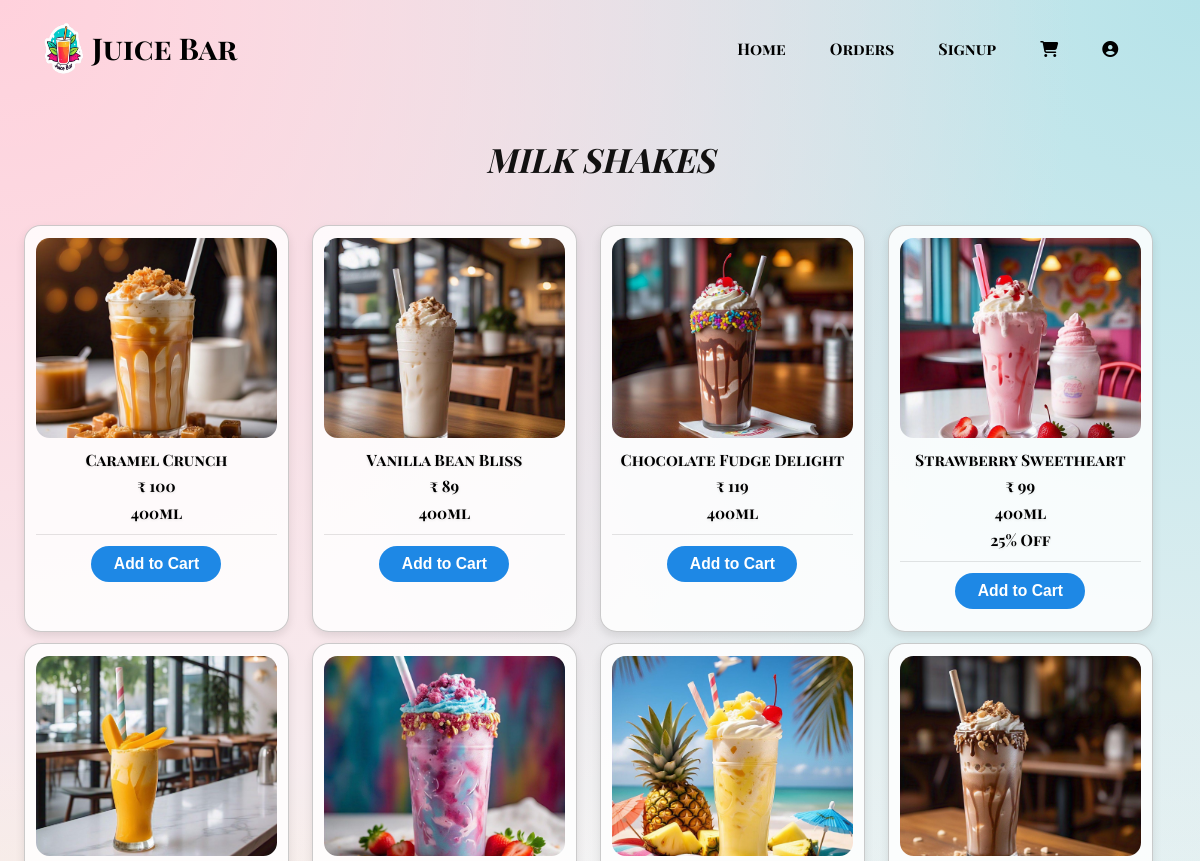
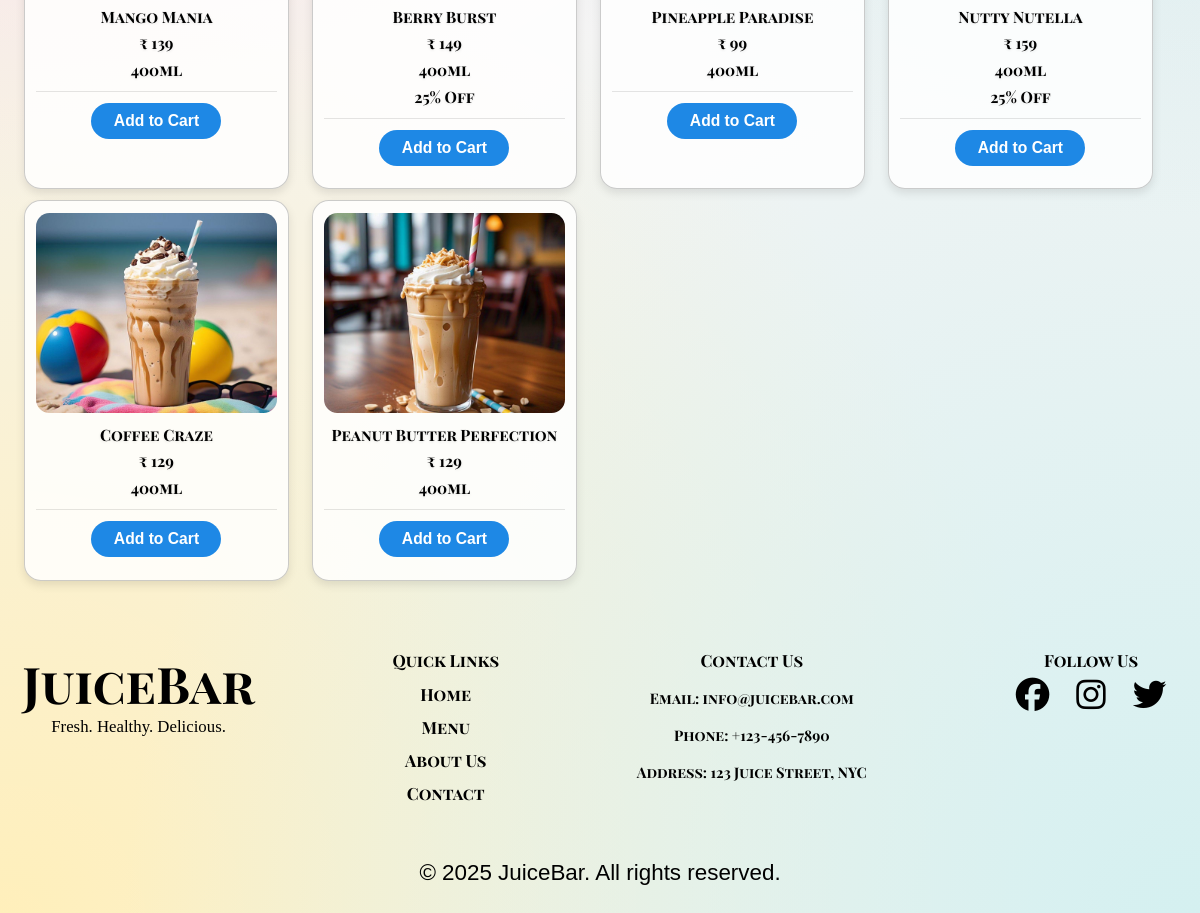
The page /milkshakes/ on the database its author committed (2 pictures, top to bottom).
### myapp/models.py (models this page shows, shortened)
class products(models.Model):
    image=models.ImageField(upload_to='static/images/')
    productName=models.CharField(max_length=50)
    productPrice=models.IntegerField(null=True)
    quantity=models.CharField(null=True,max_length=30)
    Category=models.CharField(null=True,max_length=40)
    Discount=models.IntegerField(default=0)

### myapp/views.py (the view)
# urls.py: path('milkshakes/',milkshakes,name='milkshakes'),
def milkshakes(request):
    data = products.objects.filter(Category='milkshakes')
    cart_items = cart.objects.values_list('product_id', flat=True)
    return render(request, 'milkshakes.html', {'data': data, 'cart_items': cart_items})

### templates/milkshakes.html (shortened to what this page needs)
{% extends 'base.html'%}
{% load static %}
{% block link %}
<link rel="stylesheet" href="{% static 'milkshakes.css' %}">
{% endblock link %}
{% block body %}
<div id="empty">
</div>
<h1 class="heading" ><i>Milk Shakes</i></h1>
<div id="parent">
    {% for i in data %}
    <div class="child">
        <img src="{{ i.image.url }}" alt="">
        <div class="product_content">
            <p>{{ i.productName }}</p>
            <p>₹ {{ i.productPrice }}</p>
            <p>{{ i.quantity }}</p>
            {% if i.Discount %}
            <p>{{ i.Discount }}% Off</p>
            {% endif %}
        </div>
        <div class="buttons">
            {% if i.id in cart_items %}
                <a href="{% url 'myapp:cartpage' %}">
                    <button type="button" class="go-to-cart" >Go To Cart</button>
                </a>
            {% else %}
                <form action="{% url 'myapp:addtocart' i.id %}" method="POST">
                    <button id="cart" class="add-to-cart" type="submit">Add to Cart</button>
                </form>
            {% endif %}
        </div>
    </div>
{% endfor %}
</div>
{% endblock body %}

### templates/base.html (shortened to what this page needs)
{% load static %}
<!DOCTYPE html>
<html lang="en">
<head>
    <link href="https://cdnjs.cloudflare.com/ajax/libs/font-awesome/6.5.0/css/all.min.css" rel="stylesheet">
    <link rel="stylesheet" href="{% static 'base.css' %}">
    {% block link %}{% endblock link %}
</head>
<body>
    <header>
        <img id="logo" src="{% static 'logo.png' %}">
        <div id="nav_heading"><span id="span_nav_head">Juice Bar</span></div>
        <nav class="navbar">
            <ul id="list">
            <li><a href="{% url 'myapp:homepage' %}">Home</a></li>
            <li><a href="{% url 'myapp:orders' %}">Orders</a></li>
            <li><a href="{% url 'signup' %}">Signup</a></li>
            <li><a href="{% url 'myapp:cartpage' %}"><i id="cart" class="fas fa-shopping-cart"></i></a></li>
            <li><a href="#" id="profileLogo"><i class="fas fa-user-circle"></i></a></li>
            </ul>
        </nav>
    </header>
    {% block body %}
    {% endblock body %}
    <footer class="footer">
    <div class="container">
        <div class="footer-columns">
            <div class="footer-logo">
                <h2>JuiceBar</h2>
                <p>Fresh. Healthy. Delicious.</p>
            </div>
            <div class="footer-links">
                <h3>Quick Links</h3>
                <ul>
                    <li><a href="#">Home</a></li>
                    <li><a href="#">Menu</a></li>
                    <li><a href="#">About Us</a></li>
                    <li><a href="#">Contact</a></li>
                </ul>
            </div>
            <div class="footer-contact">
                <h3>Contact Us</h3>
                <p>Email: info@juicebar.com</p>
                <p>Phone: +123-456-7890</p>
                <p>Address: 123 Juice Street, NYC</p>
            </div>
            <div class="footer-social">
                <h3>Follow Us</h3>
                <a href="#"><i class="fab fa-facebook"></i></a>
                <a href="#"><i class="fab fa-instagram"></i></a>
                <a href="#"><i class="fab fa-twitter"></i></a>
            </div>
        </div>
        <p class="footer-copyright">© 2025 JuiceBar. All rights reserved.</p>
    </div>
</footer>
</body>
</html>

### static/base.css (style rules this page uses)
* { margin:0; padding:0; box-sizing: border-box; text-decoration: none; border: none; outline: none; }
html { font-size: 70%; }
body { width:100%; height:auto; background:radial-gradient(circle at 0% 0%, #ffd1dc, transparent 50%), radial-gradient(circle at 100% 0%, #b6e3e9, transparent 50%), radial-gradient(circle at 100% 100%, #d4f0f0, transparent 50%), radial-gradient(circle at 0% 100%, #ffefba, transparent 50%), #f8f9fa; background-attachment: fixed; }
#span_nav_head { font-family: PlayfairDisplayBold, sans-serif; font-size: 30px; }
header { position: fixed; top:0; left:0; width:100%; padding: 0.8rem 3%; background-color:transparent; display: flex; justify-content: space-between; align-items: center; z-index:50; }
#logo { cursor:pointer; width:5rem; height:7rem; }
nav { padding:1rem 3%; display: flex; flex-grow: 1; justify-content: flex-end; }
#list { list-style: none; font-family: PlayfairDisplayBold, sans-serif; font-weight: bold; display: flex; gap: 20px; }
#list li { display: inline; }
#list a { text-decoration: none; color: black; font-size: 16px; font-weight: 500; padding: 8px 12px; border-radius: 5px; transition: all 0.3s ease; position:relative; display:inline-block; }
#list a::after { content: ""; position: absolute; bottom: -5px; left: 50%; width: 0; height: 2px; background-color: #d51928; transition: all 0.3s ease; transform: translateX(-50%); }
.footer { background: transparent; text-align: center; margin:4rem 2rem; }
.footer .container { max-width: 100%; }
.footer-columns { display: flex; font-family: PlayfairDisplayBold, sans-serif; justify-content: space-between; flex-wrap: wrap; }
.footer-logo h2 { font-size: 4.5rem; color: black; }
.footer-logo p { color:black; font-size:1.5rem; font-family:'Playfair Display',serif; }
.footer-links h3, .footer-contact h3, .footer-social h3 { font-size:1.5rem; }
.footer-links ul { list-style: none; }
.footer-links li { margin: 1rem 0; font-size:1.5rem; }
.footer-links a { color: black; text-decoration: none; transition: 0.3s ease; }
.footer-contact p { margin: 1.5rem 0; font-size:1.3rem; }
.footer-social a { width: 3rem; display:inline-block; margin: 0 1rem; font-size:3rem; color:black; }
.footer-copyright { margin-top: 4rem; font-size:2rem; }
#empty { width:100%; height:5rem; display:grid; }

### static/milkshakes.css (style rules this page uses)
body { font-family: 'Arial', sans-serif; margin: 0; padding: 0; background-color: #f4f4f4; }
#empty { width:100%; height:8.7rem; display:grid; }
.heading { font-family: pfdscb, sans-serif; font-size: 20px; font-size: 3rem; font-weight: bold; color: rgb(18, 17, 17); text-align: center; padding: 20px; margin-top: 20px; text-transform: uppercase; animation: slideIn 1.5s ease-out forwards; }
#parent { font-family: pfdscb, sans-serif; display: flex; flex-wrap: wrap; justify-content: flex-start; padding: 2%; gap: 2%; row-gap: 1rem; }
.child { width: 23%; height: auto; display: flex; flex-direction: column; justify-content: flex-start; align-items: center; gap: 1rem; border: 1px solid rgba(0, 0, 0, 0.2); border-radius: 1.5rem; overflow: hidden; transition: all 0.3s ease; background-color: rgba(255, 255, 255, 0.826); box-shadow: 0 4px 10px rgba(0, 0, 0, 0.1); text-align: center; padding: 1rem; }
.child img { width: 100%; height: 200px; object-fit: cover; border-radius: 1.2rem; transition: transform 0.3s ease; }
.product_content { width: 100%; display: flex; flex-direction: column; gap: 0.5rem; }
.product_content p { font-size: 1.4rem; font-weight: 600; color:black; text-shadow: 0 1px 3px rgba(0, 0, 0, 0.1); }
.buttons { display: flex; justify-content: center; align-items: center; gap: 15px; width: 100%; padding: 1rem 0; border-top: 1px solid rgba(0, 0, 0, 0.1); position: relative; }
.add-to-cart { font-size: 1.4rem; font-weight: 600; color: #fff; background-color: #1e88e5; padding: 0.8rem 2rem; border-radius: 2rem; cursor: pointer; transition: all 0.3s ease; border: none; }

### rows shown on the page
products: image (picture), productName "Caramel Crunch", productPrice "100", quantity "400ml"
products: image (picture), productName "Vanilla Bean Bliss", productPrice "89", quantity "400ml"
products: image (picture), productName "Chocolate Fudge Delight", productPrice "119", quantity "400ml"
products: image (picture), productName "Strawberry Sweetheart", productPrice "99", quantity "400ml", Discount "25"
products: image (picture), productName "Mango Mania", productPrice "139", quantity "400ml"
products: image (picture), productName "Berry Burst", productPrice "149", quantity "400ml", Discount "25"
products: image (picture), productName "Pineapple Paradise", productPrice "99", quantity "400ml"
products: image (picture), productName "Nutty Nutella", productPrice "159", quantity "400ml", Discount "25"
products: image (picture), productName "Coffee Craze", productPrice "129", quantity "400ml"
products: image (picture), productName "Peanut Butter Perfection", productPrice "129", quantity "400ml"
